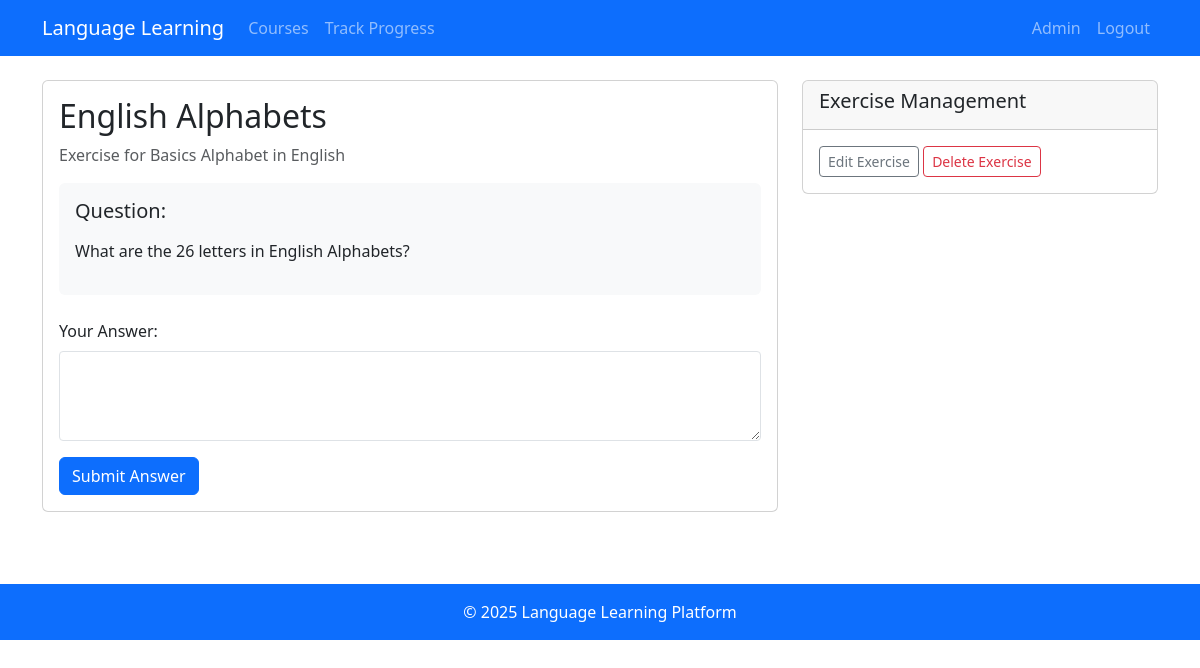
The app's page /exercises/1/ (signed in) with its own data.
### learning/models.py (models this page shows, shortened)
class Exercise(models.Model):
    lesson = models.ForeignKey(Lesson, on_delete=models.CASCADE)
    title = models.CharField(max_length=200)
    question = models.TextField()
    answer = models.TextField()
    explanation = models.TextField(blank=True)

class Lesson(models.Model):
    course = models.ForeignKey(Course, on_delete=models.CASCADE)
    title = models.CharField(max_length=200)
    content = models.TextField()
    order = models.PositiveIntegerField()
    class Meta:
        ordering = ['order']

### learning/views.py (the view, shortened to what this page needs)
# urls.py: path('exercises/<int:exercise_id>/', views.exercise_detail, name='exercise_detail'),
@login_required
def exercise_detail(request, exercise_id):
    exercise = get_object_or_404(Exercise, pk=exercise_id)
    user_attempts = UserExerciseAttempt.objects.filter(
        user=request.user,
        exercise=exercise
    ).order_by('-timestamp') if request.user.is_authenticated else None
    return render(request, 'exercises/exercise_detail.html', {
        'exercise': exercise,
        'user_attempts': user_attempts
    })

### templates/exercises/exercise_detail.html (shortened to what this page needs)
{% extends 'base.html' %}
{% block content %}
<div class="row">
    <div class="col-md-8">
        <div class="card mb-4">
            <div class="card-body">
                <h2>{{ exercise.title }}</h2>
                <p class="text-muted">Exercise for {{ exercise.lesson.title }}</p>
                <div class="exercise-question mb-4 p-3 bg-light rounded">
                    <h5>Question:</h5>
                    <p>{{ exercise.question|linebreaks }}</p>
                </div>
                <form method="post">
                    <div class="mb-3">
                        <label for="answer" class="form-label">Your Answer:</label>
                        <textarea class="form-control" id="answer" name="answer" rows="3" required></textarea>
                    </div>
                    <button type="submit" class="btn btn-primary">Submit Answer</button>
                </form>
            </div>
        </div>
    </div>
    <div class="col-md-4">
        {% if user.is_superuser %}
            <div class="card mb-4">
                <div class="card-header">
                    <h5>Exercise Management</h5>
                </div>
                <div class="card-body">
                    <a href="{% url 'edit_exercise' exercise.id %}" class="btn btn-outline-secondary btn-sm">Edit Exercise</a>
                    <a href="{% url 'delete_exercise' exercise.id %}" class="btn btn-outline-danger btn-sm">Delete Exercise</a>
                </div>
            </div>
        {% endif %}
    </div>
</div>
{% endblock %}

### templates/base.html (style rules this page uses)
body { padding-top: 56px; }
.form-control, .form-select { border-radius: 0.25rem; padding: 0.5rem 0.75rem; }

### records on screen
Exercise: title "English Alphabets", lesson "Basics Alphabet in English", question "What are the 26 letters in English Alphabets?"
